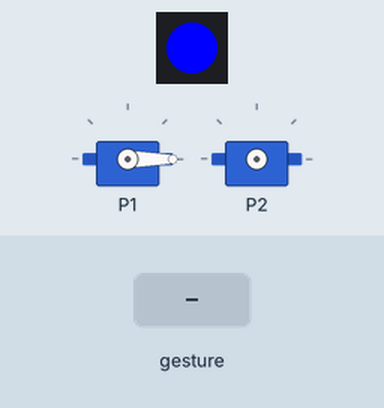
A program run on a simulated Calliope mini (MakeCode). On the bench: 1 RGB LEDs in strip order, left to right, 2 × servo. The test bench sets the inputs (shaded band). A tilt is held for 1.5 s and a shake lasts 1 s, then the board lies face up again.

Above: at 1.2 s.
1.3 s: gesture 'logo down'
At 2.4 s:
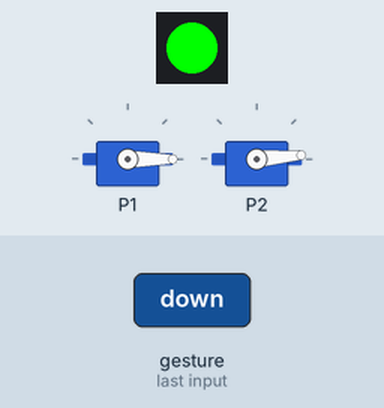
2.9 s: gesture 'logo up'
At 3.5 s:
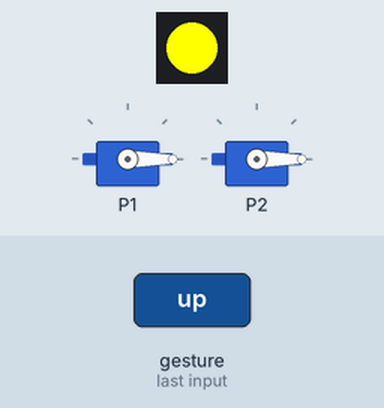
Timing chart, 0 to 5.9 s (numbered marks = the images above; inputs shaded):
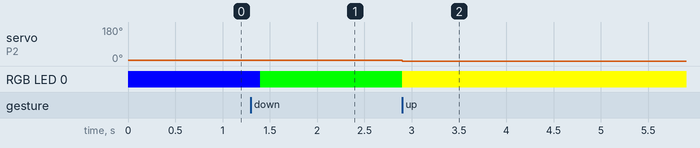

The program:

main.ts
```typescript
input.onGesture(Gesture.LogoUp, function () {
    if (Winkel >= 5) {
        Winkel += -5
        pins.servoWritePin(AnalogPin.P2, Winkel)
    }
    basic.setLedColor(0xffff00)
})
input.onGesture(Gesture.LogoDown, function () {
    if (Winkel <= 175) {
        Winkel += 5
        pins.servoWritePin(AnalogPin.P2, Winkel)
    }
    basic.setLedColor(0x00ff00)
})
let Winkel = 0
basic.setLedColor(0x0000ff)
Winkel = 0
pins.servoWritePin(AnalogPin.P1, Winkel)
basic.forever(function () {

})
```

test.ts
```typescript
// Hier kann man Tests durchführen; diese Datei wird nicht kompiliert, wenn dieses Paket als Erweiterung verwendet wird.
```

Measured:
- after the input at 1.3 s, RGB LED 0: RGB(0, 0, 255) → RGB(0, 255, 0) after 0.10 s
- after the input at 2.9 s, servo on P2: 5° → 0° at once; RGB LED 0: RGB(0, 255, 0) → RGB(255, 255, 0) at once
